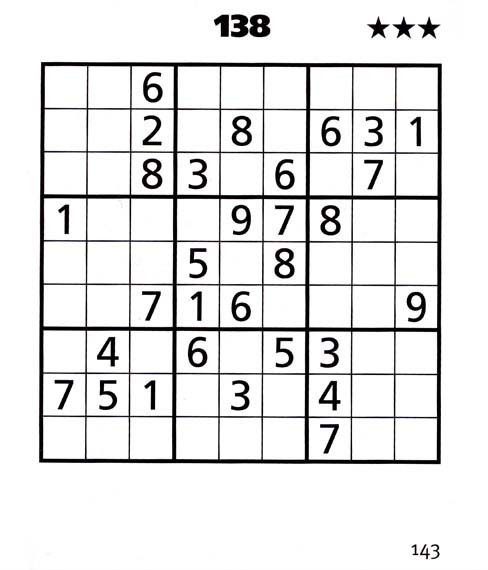
#> input picture images/3.jpg, 488 x 570 px
$ python -i puzzle.py   (imports and definitions only)
#> lines starting #> are read from the running program, lines starting #| are printed output that depends on the picture; after the words box and inside, x2 and y2 are one past the last pixel; in counts of white or black regions, pixels touching at a corner belong together
#> further down, picture is the input picture: shape (570, 488, 3); mean B, G, R 229.7, 229.6, 229.7
from imutils.perspective import four_point_transform
from skimage.segmentation import clear_border
import numpy as np
import imutils
import cv2

def find_puzzle(image, debug=False):
    #convert the image to grayscale and gaussioan blur
#> called with debug = False
    gray= cv2.cvtColor(image, cv2.COLOR_BGR2GRAY)
    blurred=cv2.GaussianBlur(gray,(7,7),3)
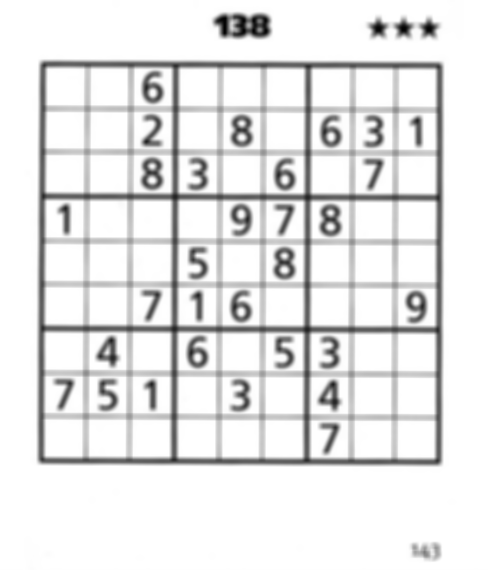
#> blurred: shape (570, 488); min 2, max 255, mean 229.7

    #applying adaptive thresholding and then convert to threshold map
    thres=cv2.adaptiveThreshold(blurred,255,
                                cv2.ADAPTIVE_THRESH_GAUSSIAN_C, cv2.THRESH_BINARY,11,2)
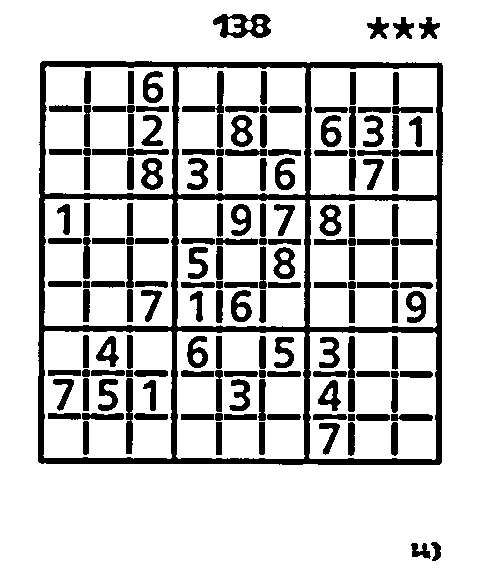
#> thres: shape (570, 488); 80.8% white; 159 black regions, largest, box (x1, y1, x2, y2) and area: (38, 61, 443, 465) 18020, (213, 14, 271, 38) 802, (182, 71, 224, 148) 674
    thres=cv2.bitwise_not(thres)
#> thres: shape (570, 488); 19.2% white; 159 white regions

    # check to see if we are visualizing each step of the image
	# processing pipeline (in this case, thresholding)

    if debug:
        cv2.imshow("Puzzle Thresh", thres)
        cv2.waitKey(0)

    # find contours in the thresholded image and sort them by size in
	# descending order
    cnts=cv2.findContours(thres.copy(),cv2.RETR_EXTERNAL,cv2.CHAIN_APPROX_SIMPLE)
#> cnts = 7 contours; box (x1, y1, x2, y2) and area: (38, 61, 443, 465) 161464, (213, 14, 271, 38) 1000, (419, 17, 440, 39) 207, (367, 17, 389, 39) 207, (393, 17, 414, 39) 202, (411, 543, 431, 559) 146, (431, 542, 441, 561) 96
    cnts=imutils.grab_contours(cnts)
    cnts=sorted(cnts, key=cv2.contourArea, reverse=True)

    # initialize a contour that corresponds to the puzzle outline
    puzzleCnt=None

    for c in cnts:
        pari=cv2.arcLength(c, True)
        approx=cv2.approxPolyDP(c,0.02*pari, True)
        if len(approx)==4:
            puzzleCnt=approx
            break
#> this loop made 1 pass
#> (pari, puzzleCnt) on pass 1: (1627.1, [[42, 61], [38, 461], [439, 464], [441, 63]])

    # if the puzzle contour is empty then our script could not find
	# the outline of the Sudoku puzzle so raise an error
    if puzzleCnt is None:
        raise Exception(("Could not find Sudoku puzzle outline. "
			"Try debugging your thresholding and contour steps."))

    if debug:
        output=image.copy()
        cv2.drawContours(output,[puzzleCnt],-1,(0,22,0),2)
        cv2.imshow("Puzzle Outline", output)
        cv2.waitKey(0)

    puzzle=four_point_transform(image, puzzleCnt.reshape(4,2))
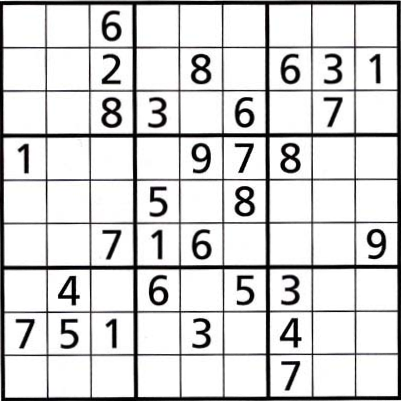
#> puzzle: shape (401, 401, 3); mean B, G, R 214.3, 214.2, 214.3
    warped=four_point_transform(gray,puzzleCnt.reshape(4,2))

    if debug:
        cv2.imshow("Puzzle Transform", puzzle)
        cv2.waitKey(0)

    return (puzzle,warped)

def extract_digit(cell, debug=False):
    thres=cv2.threshold(cell,0,255,cv2.THRESH_BINARY_INV | cv2.THRESH_OTSU)[1]
    thres=clear_border(thres)

    if debug:
        cv2.imshow("Cell Thresh",thres)
        cv2.waitKey(0)

    cnts=cv2.findContours(thres.copy(),cv2.RETR_EXTERNAL,cv2.CHAIN_APPROX_SIMPLE)
    cnts=imutils.grab_contours(cnts)

    if len(cnts)==0:
        return None

    c= max(cnts,key=cv2.contourArea)
    mask=np.zeros(thres.shape, dtype="uint8")
    cv2.drawContours(mask,[c],-1,255,-1)

    (h,w)=thres.shape
    percentFilled=cv2.countNonZero(mask)/float(w*h)

    if percentFilled<0.03:
        return None

    digit=cv2.bitwise_and(thres, thres, mask=mask)

    if debug:
        cv2.imshow("Digit", digit)
        cv2.waitKey(0)

    return digit

>>> import cv2
>>> picture = cv2.imread('../../images/3.jpg')
>>> result = find_puzzle(picture)

$ run again, on images/8.jpg
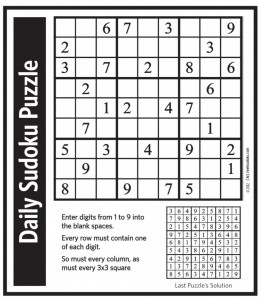
#> input picture images/8.jpg, 258 x 300 px
#> picture is the input picture: shape (300, 258, 3); mean B, G, R 196.1, 195.9, 196.4
#> in find_puzzle, `thres=cv2.adaptiveThreshold(blurred,255, cv2.ADAPTIVE_THRESH_GAUSSIAN_..`:
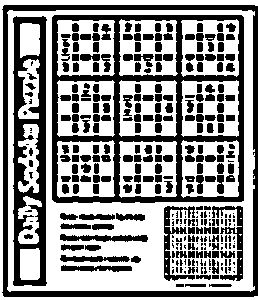
#> thres: shape (300, 258); 56.6% white; 323 black regions (108 under 20 px), largest, box (x1, y1, x2, y2) and area: (52, 15, 244, 203) 8102, (2, 5, 258, 297) 5588, (13, 16, 47, 286) 4810
#> cnts = 1 contour; box (x1, y1, x2, y2) and area: (2, 5, 258, 297) 73909
#> the loop in find_puzzle, `for c in cnts:` made 1 pass
#> (pari, puzzleCnt) on pass 1: (1089.3, [[4, 5], [3, 295], [257, 295], [257, 6]])
#> in find_puzzle, `puzzle=four_point_transform(image, puzzleCnt.reshape(4,2))`:
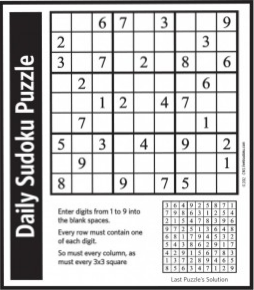
#> puzzle: shape (290, 254, 3); mean B, G, R 193.9, 193.7, 194.2
